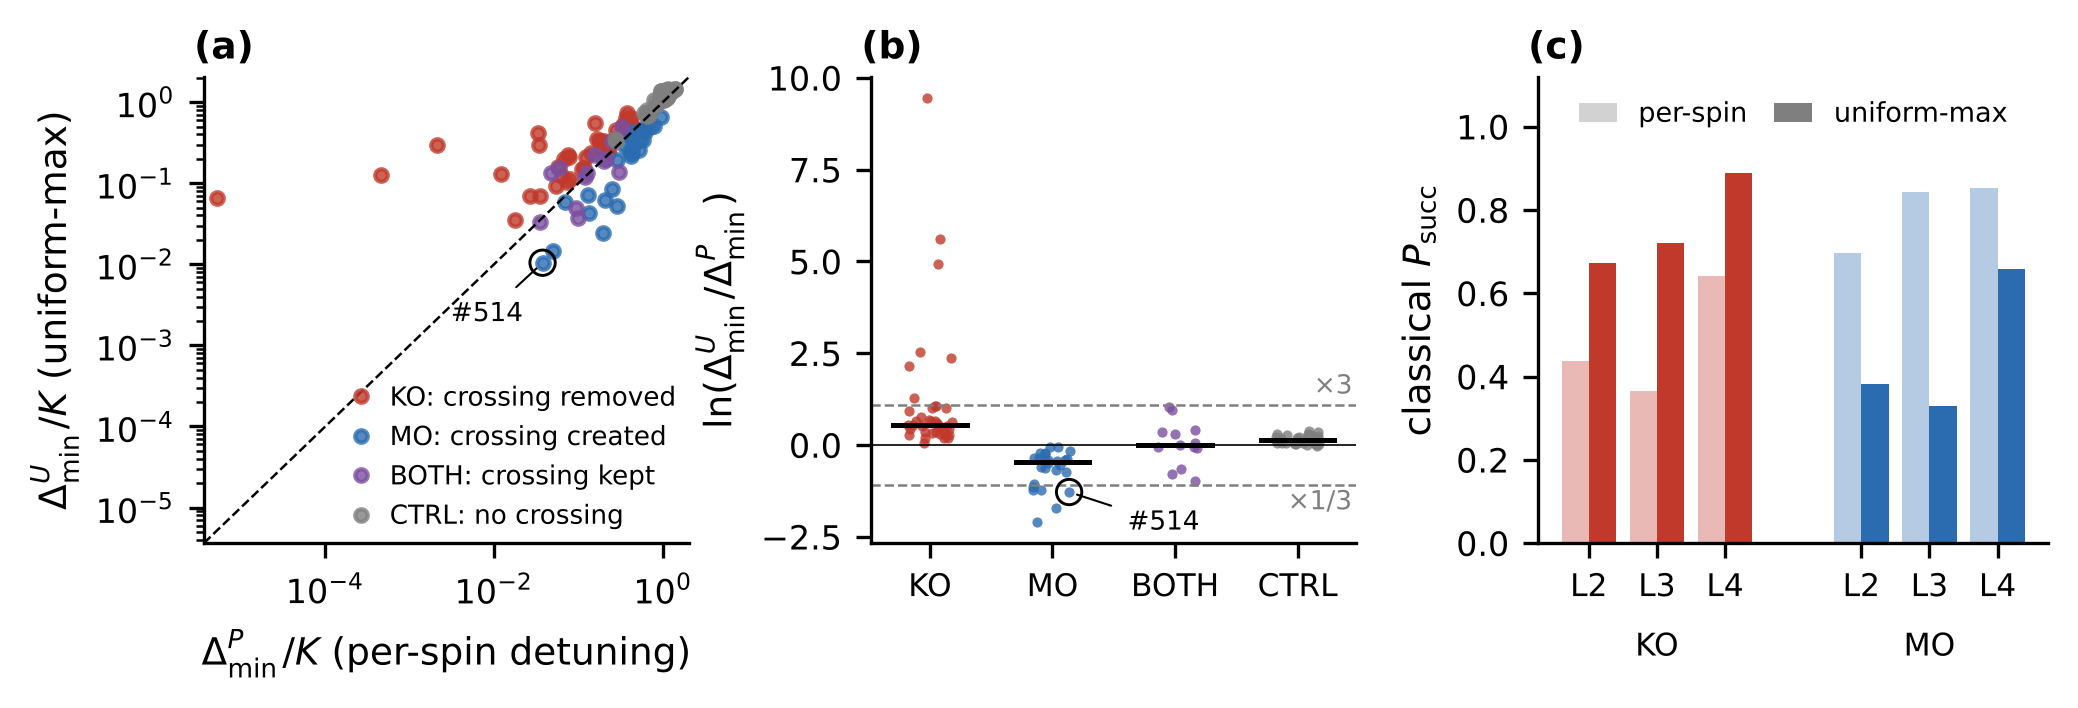

This figure's Python source:
"""MSBQA paper 1, Fig. 6 (v17): paired per-spin (P) / uniform-max (U) detuning at fixed Ising couplings.
 (a) minimum gap (weyl, h = 1) under the two detunings, 119 instances in four groups
 (b) ln(Delta_min^U / Delta_min^P) per instance, group medians
 (c) classical success of L2, L3, L4 (eps = 1e-6) in the groups KO and MO, before and after
Same data and numbers as fig6_intervention.py / fig6_intervention_v14.py (run_v4/phase1d/per_instance_1d.csv).
Run from msbqa_phase1/:
    python paper1_figs/fig6_intervention_v17.py
Writes paper1_figs/fig6_intervention_v17.pdf / .png and fig6_intervention_v17_numbers.txt.
"""
import numpy as np
import pandas as pd

import p1common as pc

say = pc.Numbers("fig6_intervention_v17")
d = pd.read_csv(pc.P("run_v4", "phase1d", "per_instance_1d.csv")).set_index("inst")
GROUPS = [("KO", pc.RED, "KO: crossing removed"), ("MO", pc.BLUE, "MO: crossing created"),
          ("BOTH", pc.PURPLE, "BOTH: crossing kept"), ("CTRL", pc.GREY, "CTRL: no crossing")]
LAY = [("L2g", "L2"), ("L3", "L3"), ("L4", "L4")]
gp = d[d["group"].notna() & d.Dmin_K.notna() & d.Dmin_U.notna()].copy()
gp["lr"] = np.log(gp.Dmin_U / gp.Dmin_K)
for gname, _, _ in GROUPS + [("NEG", None, None)]:
    s = gp[gp.group == gname]
    if len(s):
        say(f"{gname:5s} N {len(s):3d}  median Dmin_P {s.Dmin_K.median():.3e}  Dmin_U {s.Dmin_U.median():.3e}  "
            f"geo-median ratio {np.exp(s.lr.median()):.3f}  frac U>P {(s.lr > 0).mean():.2f}")
chg = gp[gp.group.isin(["KO", "MO"])]
okdir = ((chg.group == "KO") & (chg.lr > 0)) | ((chg.group == "MO") & (chg.lr < 0))
say(f"direction as expected from the branches: {int(okdir.sum())} of {len(chg)}")
for gname in ("KO", "MO"):
    s = d[d.group == gname]
    say(f"classical {gname}: " + ", ".join(f"{lab} {s[f'{c}_K'].mean():.3f} -> {s[f'{c}_U'].mean():.3f}" for c, lab in LAY))
say(f"#514 (MO): Dmin_P {gp.Dmin_K[514]:.3e}, Dmin_U {gp.Dmin_U[514]:.3e} at p*_U {gp.pstar_U[514]:.2f} (end of the scan)")

plt = pc.setup_mpl()
fig, ax = plt.subplots(1, 3, figsize=(7.0, 2.45), gridspec_kw=dict(width_ratios=[1.0, 1.0, 1.05]))
a = ax[0]
for gname, col, lab in GROUPS:
    s = gp[gp.group == gname]
    a.loglog(s.Dmin_K, s.Dmin_U, "o", ms=3, c=col, alpha=0.8, lw=0, label=lab)
lo = min(gp.Dmin_K.min(), gp.Dmin_U.min()) * 0.7
hi = max(gp.Dmin_K.max(), gp.Dmin_U.max()) * 1.4
a.plot([lo, hi], [lo, hi], "k--", lw=0.6)
a.set_xlim(lo, hi); a.set_ylim(lo, hi)
a.set_xlabel(r"$\Delta_{\min}^{P}/K$ (per-spin detuning)")
a.set_ylabel(r"$\Delta_{\min}^{U}/K$ (uniform-max)")
a.legend(loc="lower right", frameon=False, fontsize=6.3, handletextpad=0.1, borderaxespad=0.1)

b = ax[1]
rng = np.random.default_rng(0)
xy514 = None
for k, (gname, col, lab) in enumerate(GROUPS):
    s = gp[gp.group == gname]
    xj = k + rng.uniform(-0.18, 0.18, len(s))
    b.scatter(xj, s.lr, s=6, c=col, lw=0, alpha=0.8)
    b.plot([k - 0.3, k + 0.3], [s.lr.median()] * 2, c="k", lw=1.2)
    if 514 in s.index:
        xy514 = (xj[list(s.index).index(514)], s.lr[514])
for t in (np.log(3), -np.log(3)):
    b.axhline(t, c=pc.GREY, ls="--", lw=0.6)
b.axhline(0, c="k", lw=0.4)
b.text(3.45, np.log(3) + 0.12, r"$\times3$", fontsize=6.3, color=pc.GREY, ha="right", va="bottom")
b.text(3.45, -np.log(3) - 0.12, r"$\times1/3$", fontsize=6.3, color=pc.GREY, ha="right", va="top")
b.set_xticks(range(len(GROUPS))); b.set_xticklabels([g_[0] for g_ in GROUPS], fontsize=7.5)
b.set_ylabel(r"$\ln(\Delta_{\min}^{U}/\Delta_{\min}^{P})$")
for aa, point, off in ((a, (gp.Dmin_K[514], gp.Dmin_U[514]), (-22, -14)), (b, xy514, (14, -9))):
    aa.scatter([point[0]], [point[1]], s=37, facecolors="none", edgecolors="k", linewidths=0.7, zorder=6)
    aa.annotate("#514", point, xytext=off, textcoords="offset points", fontsize=6.3,
                arrowprops=dict(arrowstyle="-", lw=0.5), zorder=7)

c = ax[2]
xt, xl = [], []
for k, (gname, col) in enumerate((("KO", pc.RED), ("MO", pc.BLUE))):
    s = d[d.group == gname]
    for j, (cc, lab) in enumerate(LAY):
        x0 = 4 * k + j
        c.bar(x0 - 0.2, s[f"{cc}_K"].mean(), 0.4, color=col, alpha=0.35)
        c.bar(x0 + 0.2, s[f"{cc}_U"].mean(), 0.4, color=col)
        xt.append(x0); xl.append(lab)
    c.text(4 * k + 1, -0.19, gname, ha="center", va="top", fontsize=7.5, transform=c.get_xaxis_transform())
c.bar([np.nan], [np.nan], color=pc.GREY, alpha=0.35, label="per-spin")
c.bar([np.nan], [np.nan], color=pc.GREY, label="uniform-max")
c.set_xticks(xt); c.set_xticklabels(xl, fontsize=7.5)
c.set_ylim(0, 1.12)
c.set_ylabel(r"classical $P_{\rm succ}$")
c.legend(loc="upper center", ncol=2, frameon=False, fontsize=6.5, columnspacing=1.0, handlelength=1.4)
pc.panel_labels(ax)
fig.tight_layout(w_pad=0.9)
pc.save(fig, "fig6_intervention_v17")
say.write()
